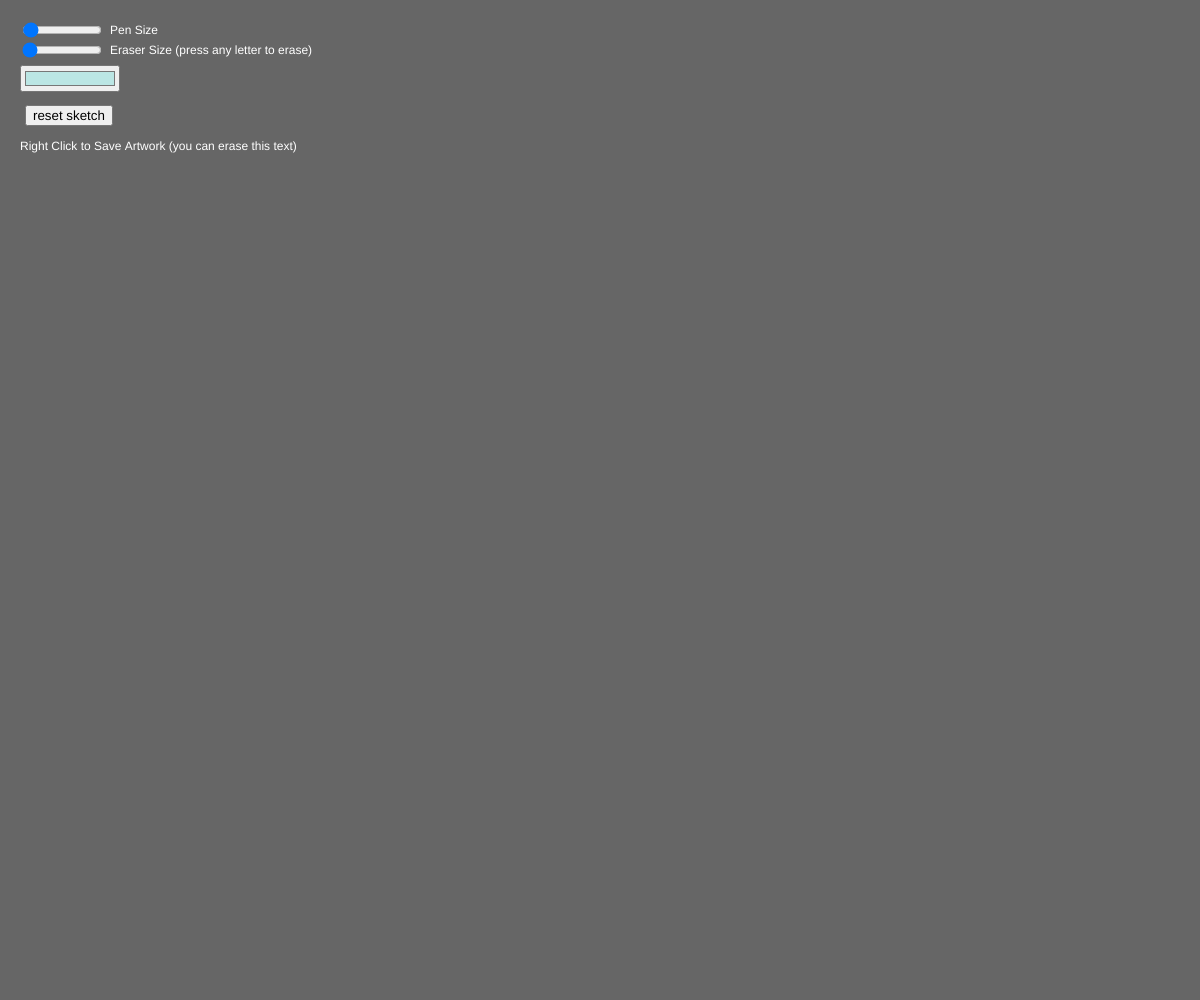
Frame 1 (no input)
Frame 60 (no input): identical to frame 1, image omitted
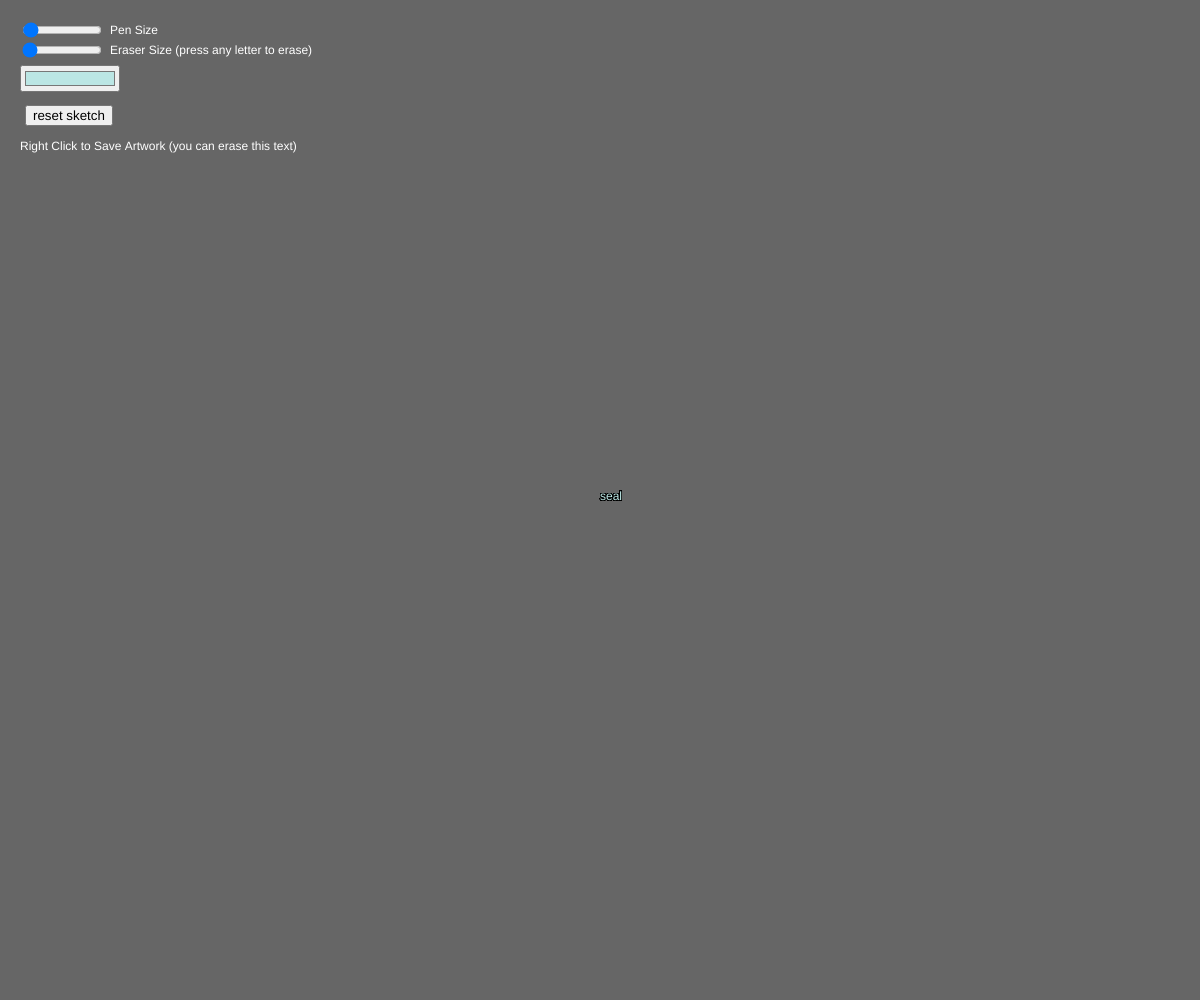
Frame 120 (the mouse pressed at the canvas centre since frame 60)

The p5.js sketch that drew these frames (run headless with seeded random() and noise() and a simulated clock; from frame 60 on, the mouse is pressed at the canvas centre):

// p5.js sketch
// ── sketch.js
let slider;
var colorPicker;

function setup() {
  createCanvas(windowWidth, windowHeight);
    createButton (50, 50)
  button = createButton('reset sketch');
  button.position(25, 105);
  button.mousePressed(resetSketch);
   slider = createSlider(5, 360, 12);
  slider.position(20,20);
  slider .style ('width', '80px');
  slider2 = createSlider(5, 150, 5); //first two numbers are range, third number is starting value 
  slider2.position(20,40);
  slider2.style("width", "80px");
  colorPicker = createColorPicker("#BBE6E4");
  colorPicker.position(20, 65);
  colorPicker.style("width", "100px");


  background(102);
   textSize (12)
   fill(255)
  text('Pen Size', 110, 34);
  text('Eraser Size (press any letter to erase)', 110, 54)
text ('Right Click to Save Artwork (you can erase this text)', 20, 150)

}

function draw() {
  
    let val = slider.value();
let val2 = slider2.value();
  
  stroke(0);
fill (colorPicker.color())
  if (mouseIsPressed === true) {
    text("seal", mouseX, mouseY);
    textSize (val)
  }
  
   if (keyIsPressed === true) {    //eraser tool - hold any key and drag mouse around to use eraser
        noStroke();
        fill(102);
        ellipse(mouseX,mouseY,val2, val2)
        x=mouseY;
        y=mouseX;
  }
}

function myInputEvent() {
  textin = this.value();
}

function resetSketch() {
   background(102)
}

function windowResized() {
  clear();
  resizeCanvas(windowWidth, windowHeight);
  
}
